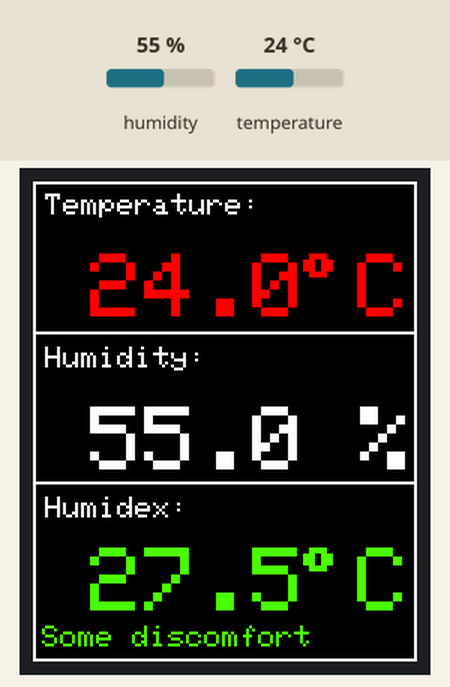
The sketch below on a simulated Arduino Uno, built with avr-gcc and run on an emulated ATmega328P. Parts: 128×160 colour display. Inputs (shaded band) come from the test bench; at power-on: humidity 55 %, temperature 24 °C.

Above: at 1.3 s.
1.4 s: humidity set to 22 %
At 2.6 s:
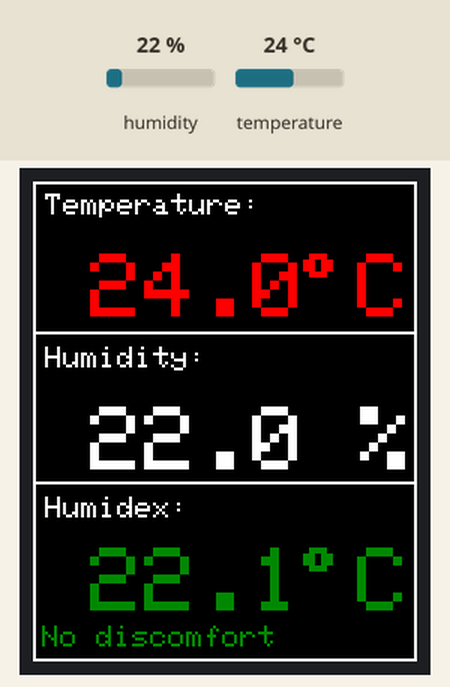
4.1 s: temperature set to 12 °C
At 4.9 s:
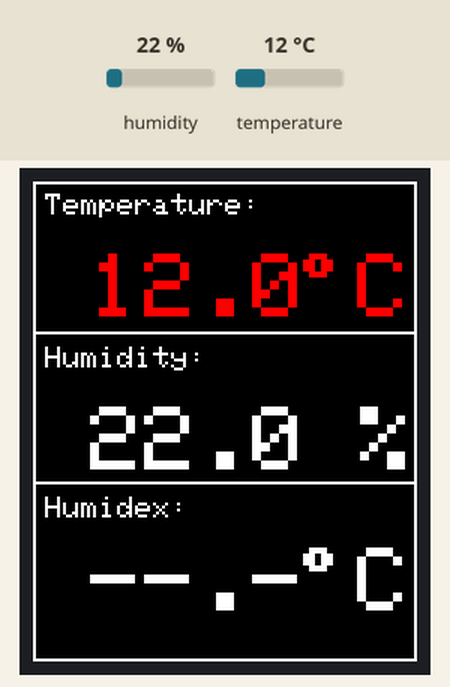
6.8 s: humidity set to 40 %
At 9.4 s:
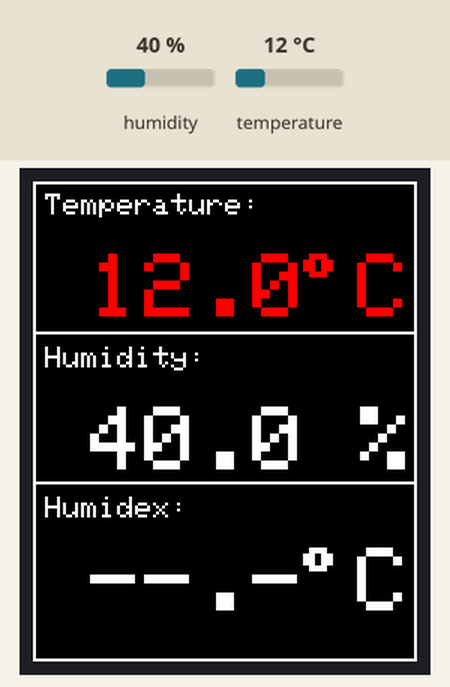
9.7 s: temperature set to 19 °C
At 11.7 s:
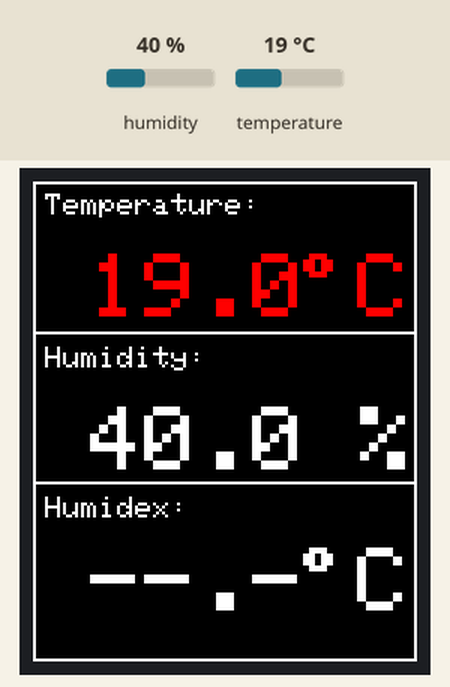
Timing chart, 0 to 13.2 s (numbered marks = the images above; inputs shaded):
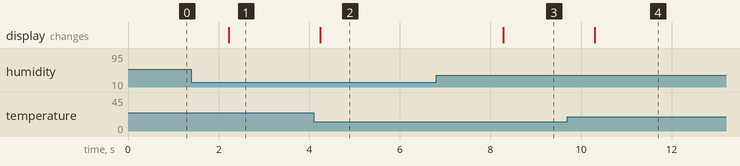

Measured:
- after the input at 1.4 s, the display: changes after 0.82 s (image 1)
- after the input at 4.1 s, the display: changes after 0.15 s (image 2)
- after the input at 6.8 s, the display: changes after 1.5 s (image 3)
- after the input at 9.7 s, the display: changes after 0.61 s (image 4)

The sketch:

LCD_temp_humidity.ino
```cpp
// Temperature and humidity meter with LCD and DHT22

// Programa uses ADafruit DHT library https://github.com/adafruit/DHT-sensor-library
// and LCD Library https://github.com/adafruit/Adafruit-ST7735-Library https://github.com/adafruit/Adafruit-GFX-Library

// LCD connection

#define cs   10
#define dc   9
#define rst  8

#include <Adafruit_GFX.h>
#include <Adafruit_ST7735.h>
#include <SPI.h>
#include <stdio.h>
#include "DHT.h"

#define DHTPIN 7    // DHT22 data pin is connected to Arduino 7 pin.
#define DHTTYPE DHT22
DHT dht(DHTPIN, DHTTYPE);


#if defined(__SAM3X8E__)
#undef __FlashStringHelper::F(string_literal)
#define F(string_literal) string_literal
#endif


Adafruit_ST7735 tft = Adafruit_ST7735(cs, dc, rst);


//Black theme
#define COLOR1 ST7735_WHITE
#define COLOR2 ST7735_BLACK

//White theme
//#define COLOR1 ST7735_BLACK
//#define COLOR2 ST7735_WHITE

int text_color_humidex;
float humidity, temperature,humidex;
String message;

void setup(void) {


  dht.begin();
  tft.initR(INITR_BLACKTAB);   // initialize a ST7735S chip, black tab
  tft.fillScreen(COLOR2);
}

void loop() {

  // get data from DHT22

 humidity = dht.readHumidity();
 temperature = dht.readTemperature();

  //humidex is calculated

  humidex = calculate_humidex (temperature, humidity);


  // Table
  tft.drawRect(0, 0, 128, 160, COLOR1);
  tft.drawLine(0, 50, 128, 50, COLOR1);
  tft.drawLine(0, 100, 128, 100, COLOR1);

  // data is outputed

  temperature_to_lcd (temperature, 4);
  humidity_to_lcd (humidity, 55);
  humidex_to_lcd (humidex, 105);

}

// outputs temperature to LCD
void temperature_to_lcd (float temperature, unsigned char text_position )
{
  int text_color;

  tft.setCursor(4,text_position);
  tft.setTextColor(COLOR1,COLOR2);
  tft.setTextSize(1);
  tft.print("Temperature:");

  tft.setTextSize(3);

  if (temperature>0) {
    text_color=ST7735_RED;
  }

  else {
    text_color=ST7735_BLUE;
  }


  tft.setCursor(1,text_position+20);
  fix_number_position(temperature);
  tft.setTextColor(text_color,COLOR2);
  tft.print(temperature,1);

  tft.setCursor(108,text_position+20);
  tft.print("C");
  tft.drawChar(90,text_position+20, 247, text_color, COLOR2, 2); //degree symbol

}

//outputs humidity to LCD

void humidity_to_lcd (float humidity, unsigned char text_position )
{


  tft.setTextColor(COLOR1,COLOR2);
  tft.setCursor(4,text_position);
  tft.setTextSize(1);
  tft.println("Humidity:");
  tft.setTextSize(3);
  tft.setCursor(1,text_position+20);

  fix_number_position(humidity);

  tft.print(humidity,1);
  tft.print(" %");

}

//outputs Humidex to LCD

void humidex_to_lcd (float humidex, unsigned char text_position )

{
  tft.setCursor(4,text_position);

  tft.setTextSize(1);
  tft.println("Humidex:");
  tft.setTextSize(3);

  tft.setCursor(1,text_position+17);

  if ((humidex >= 21 )&&(temperature < 44)) {

    fix_number_position(humidex);
    get_humidex_color_warning_message(humidex);
    tft.setTextColor(text_color_humidex,COLOR2);
    tft.print(humidex,1);

    tft.setCursor(108,text_position+17);
    tft.print("C");
    tft.drawChar(90,text_position+17, 247, text_color_humidex, COLOR2, 2); //degree symbol

    tft.setCursor(3,text_position+43);
    tft.setTextSize(1);
    tft.print(message);
  }

  else {
    tft.print(" --.-");
    tft.setCursor(108,text_position+17);
    tft.print("C");
    tft.drawChar(90,text_position+17, 247, COLOR1, COLOR2, 2); //degree symbol
    tft.setCursor(1,text_position+43);
    tft.setTextSize(1);
    tft.println("                   ");
  };

}

// aligs number to constant position

void fix_number_position(float number)

{


  if ((number >= -40)&&(number < -9.9))
  {
    ;
  }

  if ((number >= -9.9)&&(number < 0.0))
  {
    tft.print(" ");
  }

  if ((number >= 0.0 )&&(number < 9.9))
  {
    tft.print("  ");
  }

  if ((number >= 9.9 )&&(number < 99.9))
  {
    tft.print(" ");
  }

  if ((number >= 99.9 )&&(number < 151))
  {
    tft.print("");
  }
}

//function to calculete Humidex

float calculate_humidex(float temperature,float humidity) {
  float e;

  e = (6.112 * pow(10,(7.5 * temperature/(237.7 + temperature))) * humidity/100); //vapor pressure

  float humidex = temperature + 0.55555555 * (e - 10.0); //humidex
  return humidex;

}

// Setting text color and message based on Humidex value
void get_humidex_color_warning_message(float humidex)
{
  if ((humidex >= 21 )&&(humidex < 27))
  {
    text_color_humidex=tft.Color565(0, 137, 0);
    message= "No discomfort      ";
  } // dark green

  if ((humidex >= 27 )&&(humidex < 35))
  {
    text_color_humidex=tft.Color565(76, 255, 0); // light green
    message= "Some discomfort     ";
  }

  if ((humidex >= 35 )&&(humidex < 40))
  {
    text_color_humidex=tft.Color565(255, 255, 0);
    message= "Great discomfort    ";
  } // yellow


  if ((humidex >= 40 )&&(humidex < 46))
  {
    text_color_humidex=tft.Color565(255, 140, 0);
    message= "Health risk         ";
  } //light orange

  if ((humidex >= 46 )&&(humidex < 54))
  {
    text_color_humidex=tft.Color565(221, 128, 0);
    message= "Great health risk   ";
  } //dark orange

  if ((humidex >= 54 ))
  {
    text_color_humidex=tft.Color565(255, 0, 0);
    message= "Heat stroke danger  ";
  } // red
}
```
